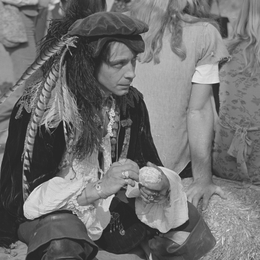
%> input picture LAB/LAB2/code/input/man.tiff, 260 x 260 px, shrunk from 512 x 512 before the run
$ octave main2.m   (GNU Octave 9; MATLAB toolbox functions it lacks are replaced by stand-ins)
%> lines starting %> are read from the running program, lines starting %| are printed output that depends on the picture
### LAB/LAB2/code/E_SIMPLE_8.m
% E_SIMPLE_8 --向图像中加入8位水印
% Arguments:
% Co     --待加入水印的图像
% m      --8位信息
% alpha  --加入水印强度
% seed   --随机数种子
function Cw = E_SIMPLE_8(Co, m, alpha, seed)
[width, height] = size(Co);
Wm = zeros(width, height);
Cw = zeros(width, height);
i = 1;
for i=1:8
    Wr = zeros(width, height);
    % rand生成Wr函数
    randn('seed',seed + i);
    Wr = randn(width, height);

    if m(i) == 1
        Wm = Wm + Wr;
    else
        Wm = Wm - Wr;
    end
end
% normalize
Wm_mean = mean(mean(Wm));
Wm = Wm - Wm_mean;
Wm_std = std2(Wm);
Wm = Wm / Wm_std;
% end
Cw = im2double(Co) + alpha * Wm;
for i=1:width
    for j=1:height
        if Cw(i,j)>255
            Cw(i,j)=255;
        end
        if Cw(i,j)<0
            Cw(i,j)=0;
        end
    end
end

end

### LAB/LAB2/code/D_SIMPLE_8.m
% D_SIMPLE_8 --提取8位水印
% Arguments:
% Cw     --已加入水印的图像
% seed   --随机数种子
function m = D_SIMPLE_8(Cw,seed)
[width, height] = size(Cw);
i = 1;
Wr = zeros(width, height);
m = zeros(1,8);
for i = 1:8
    randn('seed',seed + i);
    Wr = randn(width, height);
    j = 1;
    k = 1;
    product = 0;
    product = product + sum(sum(im2double(Cw).*Wr));
    m(i) = double(product/(width*height));
    if m(i) > 0.1
        m(i) = 1;
    elseif m(i) < -0.1
        m(i) = 0;
    else
        m(i) = 2;
    end
end

### LAB/LAB2/code/main2.m
alpha = sqrt(8);
seed = 0;
% 实验2，同一张图嵌入不同水印

c = imread('input/man.tiff');
%> c is the input picture: size 260x260 uint8; min 27, max 235, mean 112.6
[width, height] = size(c);
%> width = 260; height = 260
%predict = zeros(8);
correct_num = 0;
false_pos_num = 0;
false_neg_num = 0;
error_num = 0;
for i = 1:40
    m = randi([0,1],[1,8]);
    disp(m);

    Cw = E_SIMPLE_8(c, m, alpha, seed * (i - 1));
    predict = D_SIMPLE_8(Cw, seed * (i - 1));
    disp(predict);
    if predict == m
        correct_num = correct_num + 1;
    elseif length(find(predict==2)) >= 4
        false_neg_num = false_neg_num + 1;
    else
        error_num = error_num + 1;
    end

    predict = D_SIMPLE_8(c, seed * (i - 1));
    disp(predict);
    if length(find(predict==2)) >= 4
        correct_num = correct_num + 1;
    else
        false_pos_num = false_pos_num + 1;
    end

end
%> this loop made 40 passes
%> (printed output is left out)
%> pass 1, in E_SIMPLE_8, `Cw = im2double(Co) + alpha * Wm;`:
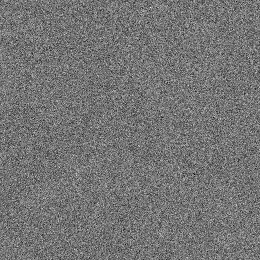
%> Cw: size 260x260 double; min -12.5, max 15.73, mean 0.442; drawn with min black and max white
%> pass 1, `Cw = E_SIMPLE_8(c, m, alpha, seed * (i - 1));`:
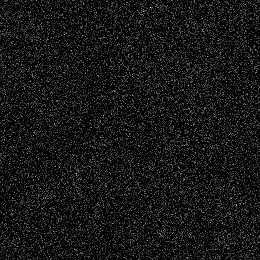
%> Cw: size 260x260 double; min 0, max 15.73, mean 1.37; drawn with min black and max white
%> pass 2, in E_SIMPLE_8 (call 2), `Cw = im2double(Co) + alpha * Wm;`:
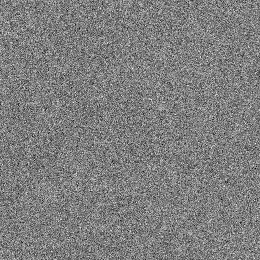
%> Cw: size 260x260 double; min -11.4, max 12.38, mean 0.442; drawn with min black and max white
%> pass 2, `Cw = E_SIMPLE_8(c, m, alpha, seed * (i - 1));`:
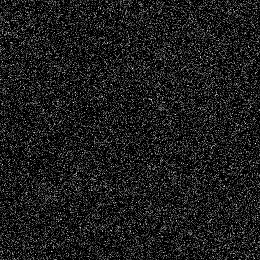
%> Cw: size 260x260 double; min 0, max 12.38, mean 1.37; drawn with min black and max white
%> after the loop, correct_num = 80; error_num = 0; false_neg_num = 0; false_pos_num = 0
fprintf('correct_num = %d,  correct_rate = %2.2f%%\n', correct_num,double(correct_num/80*100));
%| correct_num = 80,  correct_rate = 100.00%
fprintf('false_pos_num = %d,  false_pos_rate = %2.2f%%\n', false_pos_num,double(false_pos_num/80*100));
%| false_pos_num = 0,  false_pos_rate = 0.00%
fprintf('false_neg_num = %d,  false_neg_rate = %2.2f%%\n', false_neg_num,double(false_neg_num/80*100));
%| false_neg_num = 0,  false_neg_rate = 0.00%
fprintf('error_num = %d,  error_rate = %2.2f%%\n', error_num,double(error_num/80*100));
%| error_num = 0,  error_rate = 0.00%
